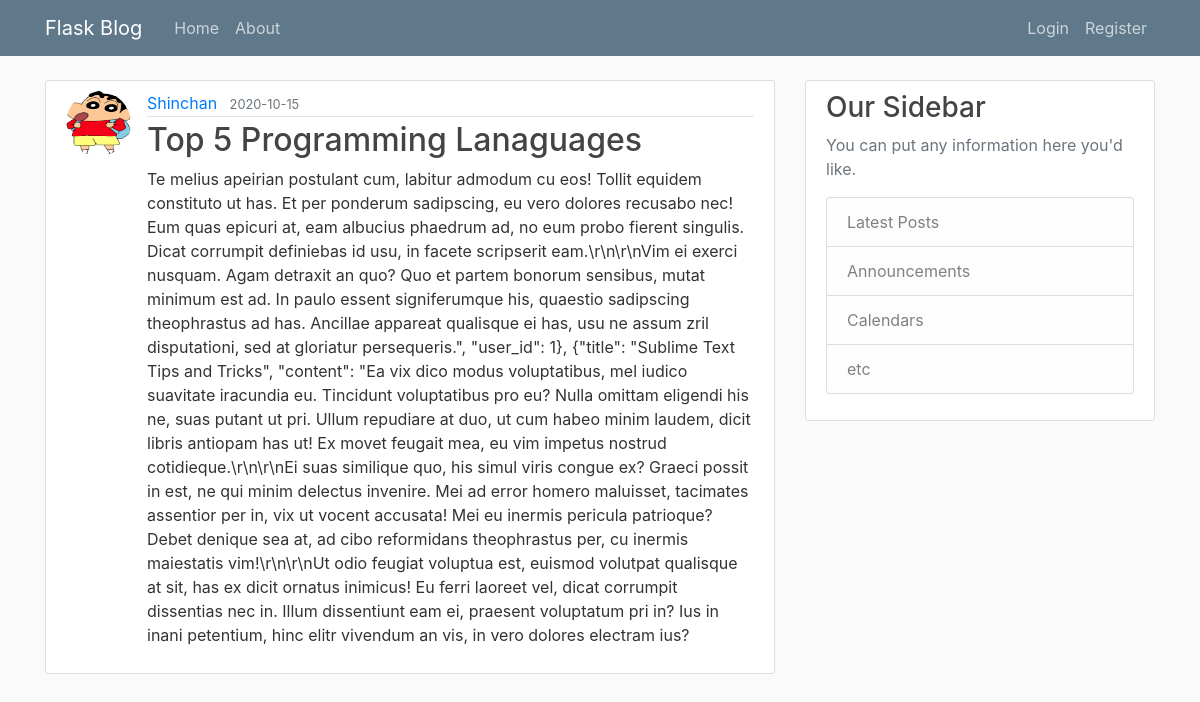
/post/1, run on the app's committed database.
### flaskblog/models.py (models this page shows, shortened)
class User(db.Model, UserMixin):
    id = db.Column(db.Integer, primary_key=True)
    username = db.Column(db.String(20), unique=True, nullable=False)
    email = db.Column(db.String(120), unique=True, nullable=False)
    image_file = db.Column(db.String(20), nullable=False, default='default.jpg')
    password = db.Column(db.String(60), nullable=False)
    posts = db.relationship('Post', backref='author', lazy=True)

class Post(db.Model):
    id = db.Column(db.Integer, primary_key=True)
    title = db.Column(db.String(100), nullable=False)
    date_posted = db.Column(db.DateTime, nullable=False, default=datetime.utcnow)
    content = db.Column(db.Text, nullable=False)
    user_id = db.Column(db.Integer, db.ForeignKey('user.id'), nullable=False)

### flaskblog/routes.py (the view)
@app.route("/post/<int:post_id>")
def post(post_id):
    post = Post.query.get_or_404(post_id)
    return render_template('post.html', title=post.title, post=post)

### flaskblog/templates/post.html (shortened to what this page needs)
{% extends "layout.html" %}
{% block content %}
  <article class="media content-section">
    <img class="rounded-circle article-img" src="{{ url_for('static', filename='profile_pics/' + post.author.image_file) }}">
    <div class="media-body">
      <div class="article-metadata">
        <a class="mr-2" href="{{ url_for('user_posts', username=post.author.username) }}">{{ post.author.username }}</a>
        <small class="text-muted">{{ post.date_posted.strftime('%Y-%m-%d') }}</small>
      </div>
      <h2 class="article-title">{{ post.title }}</h2>
      <p class="article-content">{{ post.content }}</p>
    </div>
  </article>
{% endblock content %}

### flaskblog/static/main.css (style rules this page uses)
body { background: #fafafa; color: #333333; margin-top: 5rem; }
h1, h2, h3, h4, h5, h6 { color: #444444; }
.content-section { background: #ffffff; padding: 10px 20px; border: 1px solid #dddddd; border-radius: 3px; margin-bottom: 20px; }
.article-title { color: #444444; }
.article-content { white-space: pre-line; }
.article-img { height: 65px; width: 65px; margin-right: 16px; }
.article-metadata { padding-bottom: 1px; margin-bottom: 4px; border-bottom: 1px solid #e3e3e3 }

### data on the page
User: image_file (picture), author.username "Shinchan"
Post: date_posted "2020-10-15", title "Top 5 Programming Lanaguages", content "Te melius apeirian postulant cum, labitur admodum cu eos! Tollit equidem constituto ut has. Et per ponderum sadipscing, eu vero dolores recusabo nec! Eum quas epicuri at, eam albucius phaedrum ad, no eum probo fierent singulis. Dicat corrumpit definiebas id usu, in facete scripserit eam.\\r\\n\\r\\nVim ei exerci nusquam. Agam detraxit an quo? Quo et partem bonorum sensibus, mutat minimum est ad. In paulo essent signiferumque his, quaestio sadipscing theophrastus ad has. Ancillae appareat qualisque ei has, usu ne assum zril disputationi, sed at gloriatur persequeris.\", \"user_id\": 1}, {\"title\": \"Sublime Text Tips and Tricks\", \"content\": \"Ea vix dico modus voluptatibus, mel iudico suavitate…"
